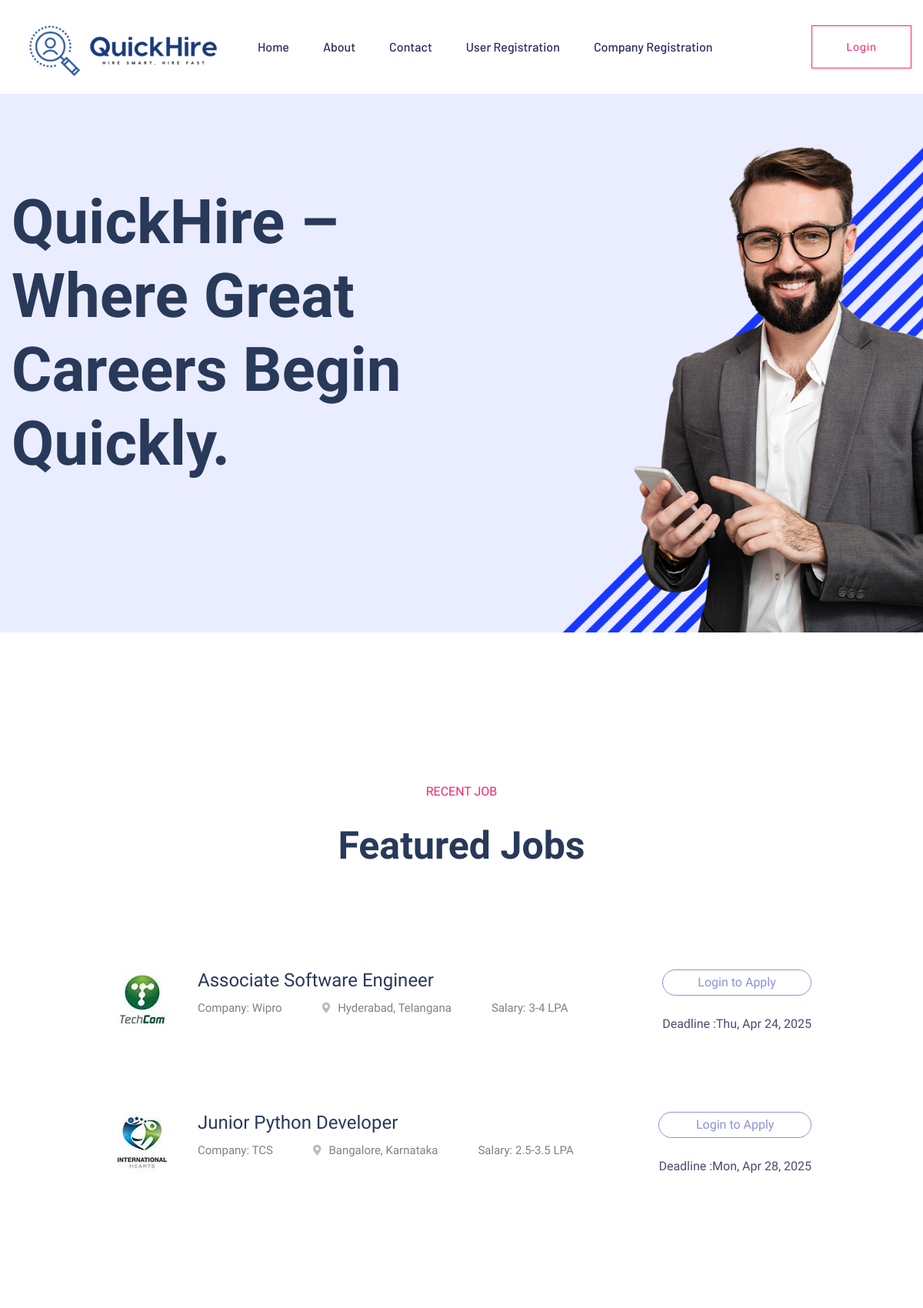
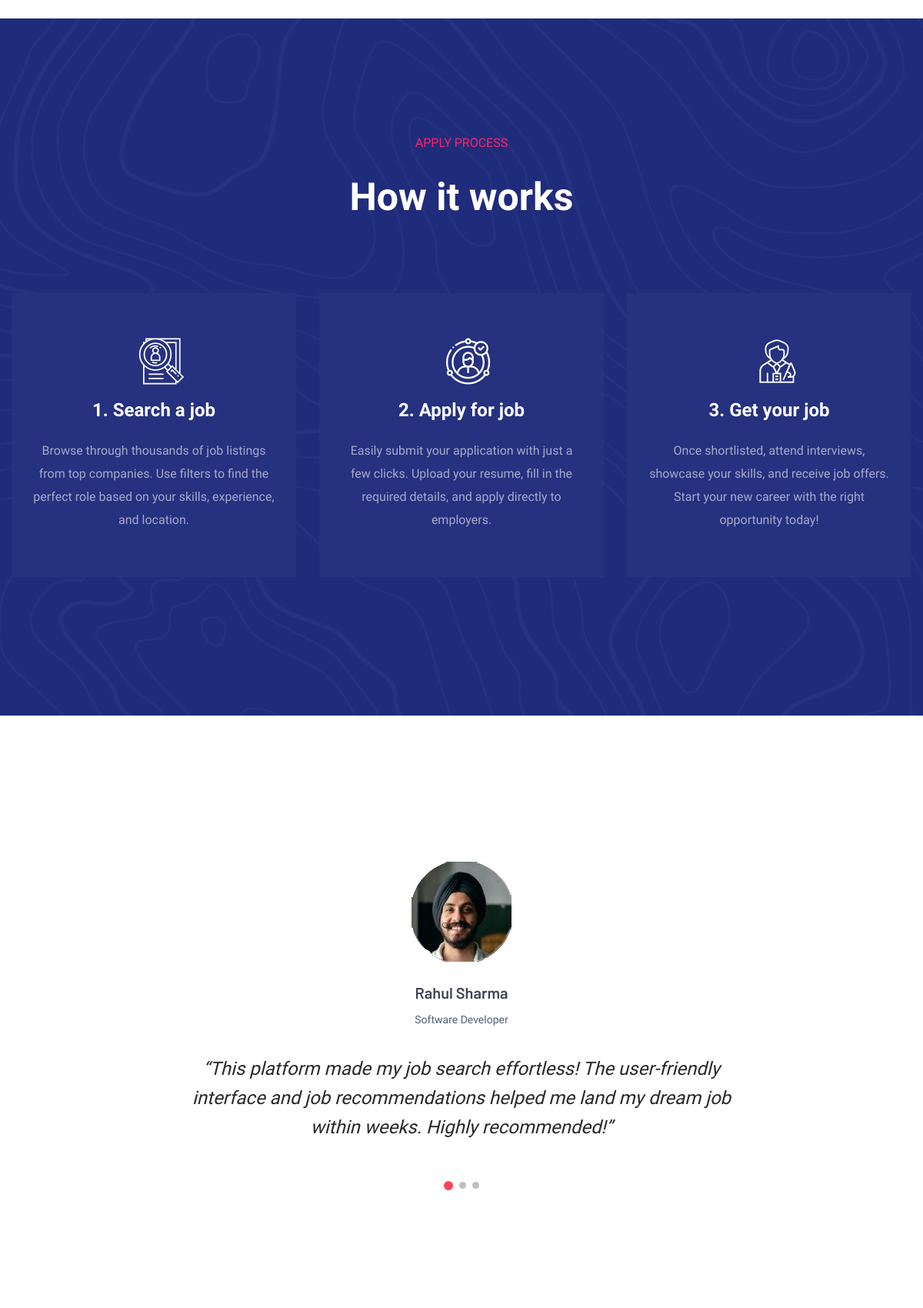
The page / (upper part) on the database its author committed (2 pictures, top to bottom).
### myapp/models.py (models this page shows, shortened)
class JobVacancy(models.Model):
    company = models.ForeignKey(CompanyReg, on_delete=models.CASCADE)
    title = models.CharField(max_length=50)
    description = models.TextField()
    location = models.CharField(max_length=50, default=True, help_text="City, State or Remote/Hybrid")
    responsibilities = models.TextField(default=True)
    number_of_vacancies = models.PositiveIntegerField(default=1)
    salary_range = models.CharField(max_length=50,default=True, help_text="e.g., 3-5 LPA or 'Negotiable'")
    work_experience = models.CharField(max_length=50,default=True, help_text="e.g., 0-1 years, 2-3 years, etc.")
    skills_required = models.TextField(help_text="Comma-separated skills")
    qualification_required = models.CharField(
        max_length=50,
        help_text="e.g., B.Tech, BCA, MBA (comma-separated if multiple)"
    )
    created_at = models.DateTimeField(auto_now_add=True)
    last_date_to_apply = models.DateField(default=date.today() + timedelta(days=30))
    status = models.CharField(max_length=20, default='Active')

class CompanyReg(models.Model):
    company_name = models.CharField(max_length=50)
    company_email = models.EmailField(unique=True)
    address = models.TextField()
    contact_person = models.CharField(max_length=50)
    phone_number = models.CharField(max_length=15)
    website = models.URLField(blank=True, null=True)
    username = models.CharField(max_length=50, )
    password = models.CharField(max_length=50)  # In production, use hashed password
    company_logo = models.ImageField(upload_to='company_logos/', null=True, blank=True)
    rights = models.CharField(max_length=2, default='NC')

### myapp/views.py (the view)
# urls.py: path('',views.index,name='index'),
def index(request):
    jobs = JobVacancy.objects.all().order_by('-created_at')[:3]  # Adjust field as needed
    return render(request,'index.html',{'jobs':jobs})

### myapp/templates/index.html (shortened to what this page needs)
<!doctype html>
{% load static %}
<html class="no-js" lang="zxx">
    <head>
            <link rel="stylesheet" href="{% static 'hb/assets/css/bootstrap.min.css' %}">
            <link rel="stylesheet" href="{% static 'hb/assets/css/owl.carousel.min.css' %}">
            <link rel="stylesheet" href="{% static 'hb/assets/css/flaticon.css' %}">
            <link rel="stylesheet" href="{% static 'hb/assets/css/price_rangs.css' %}">
            <link rel="stylesheet" href="{% static 'hb/assets/css/slicknav.css' %}">
            <link rel="stylesheet" href="{% static 'hb/assets/css/animate.min.css' %}">
            <link rel="stylesheet" href="{% static 'hb/assets/css/magnific-popup.css' %}">
            <link rel="stylesheet" href="{% static 'hb/assets/css/fontawesome-all.min.css' %}">
            <link rel="stylesheet" href="{% static 'hb/assets/css/themify-icons.css' %}">
            <link rel="stylesheet" href="{% static 'hb/assets/css/slick.css' %}">
            <link rel="stylesheet" href="{% static 'hb/assets/css/nice-select.css' %}">
            <link rel="stylesheet" href="{% static 'hb/assets/css/style.css' %}">
   </head>
   <body>
    <header>
       <div class="header-area header-transparrent">
           <div class="headder-top header-sticky">
                <div class="container">
                    <div class="row align-items-center">
                        <div class="col-lg-3 col-md-2">
                            <div class="logo">
                                <a href="{% url 'index' %}"><img src="{% static 'hb/assets/img/logo/Quick.png' %}" alt=""></a>
                            </div>
                        </div>
                        <div class="col-lg-9 col-md-9">
                            <div class="menu-wrapper">
                                <div class="main-menu">
                                    <nav class="d-none d-lg-block">
                                        <ul id="navigation">
                                            <li><a href="{% url 'index' %}">Home</a></li>
                                            <li><a href="{% url 'about' %}">About</a></li>
                                            <li><a href="/contact">Contact</a></li>
                                            <li><a href="/ureg">User Registration</a></li>
                                            <li><a href="/recreg">Company Registration</a></li>
                                        </ul>
                                    </nav>
                                </div>
                                <div class="header-btn d-none f-right d-lg-block">
                                    <a href="/login" class="btn head-btn2">Login</a>
                                </div>
                            </div>
                        </div>
                        <div class="col-12">
                        </div>
                    </div>
                </div>
           </div>
       </div>
    </header>
<main>
        <div class="slider-area ">
            <div class="slider-active">
                <div class="single-slider slider-height d-flex align-items-center" data-background="{% static 'hb/assets/img/hero/h1_hero.jpg' %}">
                    <div class="container">
                        <div class="row">
                            <div class="col-xl-6 col-lg-9 col-md-10">
                                <div class="hero__caption">
                                    <h1>QuickHire – Where Great Careers Begin Quickly.</h1>
                                </div>
                            </div>
                        </div>
                        <div class="row">
                            <div class="col-xl-8">
                            </div>
                        </div>
                    </div>
                </div>
            </div>
        </div>
        <section class="featured-job-area feature-padding">
    <div class="container">
        <div class="row">
            <div class="col-lg-12">
                <div class="section-tittle text-center">
                    <span>Recent Job</span>
                    <h2>Featured Jobs</h2>
                </div>
            </div>
        </div>
        <div class="row justify-content-center">
            <div class="col-xl-10">
                {% for job in jobs %}
                    <div class="single-job-items mb-30">
                        <div class="job-items">
                            <div class="company-img">
                                {% if job.company.company_logo %}
                                    <a href="{% url 'view_jobs' %}">
                                        <img src="{{ job.company.company_logo.url }}" alt="{{ job.company.company_name }}">
                                    </a>
                                {% else %}
                                    <a href="{% url 'view_jobs' job.id %}">
                                        <img src="{% static 'hb/assets/img/icon/job-list1.png' %}" alt="No Logo">
                                    </a>
                                {% endif %}
                            </div>
                            <div class="job-tittle">
                                <a href="{% url 'view_jobs' %}"><h4>{{ job.title }}</h4></a>
                                <ul>
                                    <li>Company: {{ job.company.company_name }}</li>
                                    <li><i class="fas fa-map-marker-alt"></i>{{ job.location }}</li>
                                    <li>Salary: {{ job.salary_range }}</li>
                                </ul>
                            </div>
                        </div>
                        <div class="items-link f-right">
                            <a href="/login">Login to Apply</a>
                            <span>Deadline :{{ job.last_date_to_apply|date:"D, M j, Y" }}</span>
                        </div>
                    </div>
                {% empty %}
                    <p>No job vacancies available.</p>
                {% endfor %}
            </div>
        </div>
    </div>
</section>
        <div class="apply-process-area apply-bg pt-150 pb-150" data-background="{% static 'hb/assets/img/gallery/how-applybg.png' %}">
            <div class="container">
                <div class="row">
                    <div class="col-lg-12">
                        <div class="section-tittle white-text text-center">
                            <span>Apply process</span>
                            <h2> How it works</h2>
                        </div>
                    </div>
                </div>
                <div class="row">
                    <div class="col-lg-4 col-md-6">
                        <div class="single-process text-center mb-30">
                            <div class="process-ion">
                                <span class="flaticon-search"></span>
                            </div>
                            <div class="process-cap">
                               <h5>1. Search a job</h5>
                               <p>Browse through thousands of job listings from top companies. Use filters to find the perfect role based on your skills, experience, and location.</p>
                            </div>
                        </div>
                    </div>
                    <div class="col-lg-4 col-md-6">
                        <div class="single-process text-center mb-30">
                            <div class="process-ion">
                                <span class="flaticon-curriculum-vitae"></span>
                            </div>
                            <div class="process-cap">
                               <h5>2. Apply for job</h5>
                               <p>Easily submit your application with just a few clicks. Upload your resume, fill in the required details, and apply directly to employers.</p>
                            </div>
                        </div>
                    </div>
                    <div class="col-lg-4 col-md-6">
                        <div class="single-process text-center mb-30">
                            <div class="process-ion">
                                <span class="flaticon-tour"></span>
                            </div>
                            <div class="process-cap">
                               <h5>3. Get your job</h5>
                               <p>Once shortlisted, attend interviews, showcase your skills, and receive job offers. Start your new career with the right opportunity today!</p>
                            </div>
                        </div>
                    </div>
                </div>
             </div>
        </div>
        <div class="testimonial-area testimonial-padding">
            <div class="container">
                <div class="row d-flex justify-content-center">
                    <div class="col-xl-8 col-lg-8 col-md-10">
                        <div class="h1-testimonial-active dot-style">
                            <div class="single-testimonial text-center">
                                <div class="testimonial-caption ">
                                    <div class="testimonial-founder  ">
                                        <div class="founder-img mb-30">
                                            <img src="{% static 'hb/assets/img/testmonial/rahul.jpg' %}" alt="">
                                            <span>Rahul Sharma</span>
                                            <p>Software Developer</p>
                                        </div>
                                    </div>
                                    <div class="testimonial-top-cap">
                                        <p>“This platform made my job search effortless! The user-friendly interface and job recommendations helped me land my dream job within weeks. Highly recommended!”</p>
                                    </div>
                                </div>
                            </div>
                        </div>
                    </div>
                </div>
            </div>
        </div>
</main>
    </body>
</html>

### rows shown on the page
JobVacancy: company.company_logo (picture), title "Associate Software Engineer", company.company_name "Wipro", location "Hyderabad, Telangana", salary_range "3-4 LPA", last_date_to_apply "Thu, Apr 24, 2025"
JobVacancy: company.company_logo (picture), title "Junior Python Developer", company.company_name "TCS", location "Bangalore, Karnataka", salary_range "2.5-3.5 LPA", last_date_to_apply "Mon, Apr 28, 2025"
